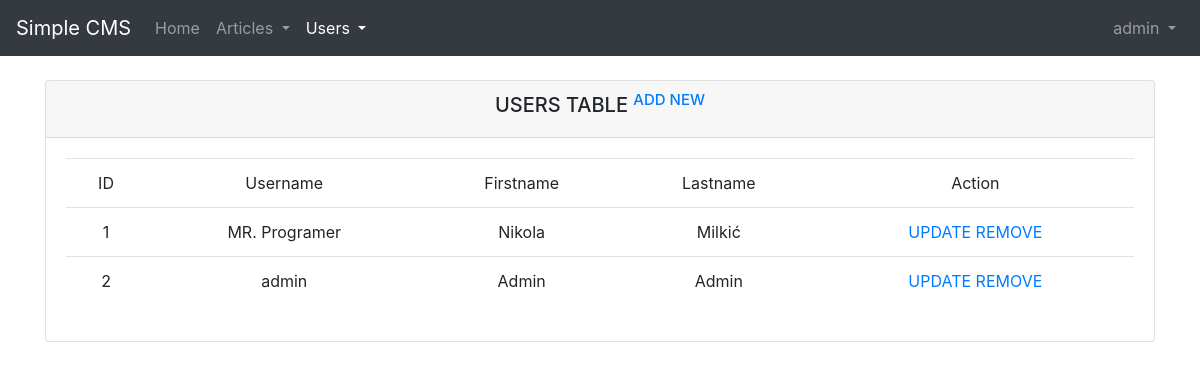
The page /users.php (signed in) on the database its author committed.
### tables this page shows
CREATE TABLE `users` (
  `ID` int(11) NOT NULL,
  `username` varchar(20) NOT NULL,
  `password` varchar(255) NOT NULL,
  `firstname` varchar(25) NOT NULL,
  `lastname` varchar(25) NOT NULL,
  `email` varchar(45) NOT NULL,
  `role` int(11) NOT NULL DEFAULT '1',
  `nickname` varchar(25) DEFAULT NULL,
  `avatar` varchar(255) DEFAULT NULL,
  `registred_at` timestamp NOT NULL DEFAULT CURRENT_TIMESTAMP
);

### config.php (called while the page is built, shortened)
<?php
	require_once 'includes/user.class.php';
	$User_Class = new \site\userClass\user();
	$User_Class->getUserData();
?>

### includes/db.class.php (called while the page is built, shortened)
<?php
	class connection {
		private static $conn, $db_name;
		public static function Select($query, $database = db_name) {
			$result = self::$conn->query($query);
			return $result;
		}
		public static function OpenConnection() {
			self::$conn = new \mysqli(db_host, db_user, db_pass, db_name);
		}
	}
?>

### includes/user.class.php (called while the page is built, shortened)
<?php
	require_once 'includes/db.class.php';
	class user {
		public function getUserData($userID = null) {
			if ($userID === null) {
				$query = sprintf("SELECT * FROM users WHERE ID = '%s'", $_SESSION['user']);
			} else {
				$query = sprintf("SELECT * FROM users WHERE ID = '%s'", $userID);
			}
			$result = connection::Select($query);
		}
		public function getUsersData() {
			$query = "SELECT * FROM users";
			$result = connection::Select($query);
			return $result;
		}
	}
?>

### users.php (the view, shortened to what this page needs)
<?php
	require_once 'config.php';
	$page = "List Users";
?>
<!doctype html>
<html lang="en">
	<?php include_once 'includes/head.php'; ?>
	<body>
		<?php include_once 'includes/header.php'; ?>
		<div class="container">
			<?php
				if ($User_Class->getData['role'] >= 2) {
					echo '
						<div class="card mb-3 text-center">
							<div class="card-header">
								<h5>USERS TABLE <sup><a href="">ADD NEW</a></sup><h5>
							</div>
							<div class="card-body">
								<table class="table">
									<tr>
										<td scope="col">ID</td>
										<td scope="col">Username</td>
										<td scope="col">Firstname</td>
										<td scope="col">Lastname</td>
										<td scope="col">Action</td>
									</tr>';
									$result = $User_Class->getUsersData();
									while ($Users_Data = $result->fetch_assoc()) {
										echo '
											<tr>
												<td scope="row">'. $Users_Data['ID'] .'</td>
												<td>'. $Users_Data['username'] .'</td>
												<td>'. $Users_Data['firstname'] .'</td>
												<td>'. $Users_Data['lastname'] .'</td>
												<td><a href="">UPDATE</a> <a href="">REMOVE</a></td>
											</tr>';
									}
					echo '
							</table>
						</div>
					</div>';
				}
			?>
		</div>
	</body>
</html>

### includes/header.php (shortened to what this page needs)
<nav class="navbar navbar-expand-lg navbar-dark bg-dark mb-4">
	<a class="navbar-brand" href="/home">Simple CMS</a>
	<div class="collapse navbar-collapse" id="navbarNav">
		<ul class="navbar-nav">
			<li class="nav-item <?php echo ($page === 'Home Page') ? 'active' : '' ; ?>">
				<a class="nav-link" href="<?php echo URL; ?>/home">Home <span class="sr-only">(current)</span></a>
			</li>
			<li class="nav-item dropdown <?php echo ($page === 'List Articles') ? 'active' : '' ; ?>">
				<a class="nav-link dropdown-toggle" href="#" id="navbarDropdown" role="button" data-toggle="dropdown" aria-haspopup="true" aria-expanded="false">
					Articles
				</a>
			</li>
			<?php
				$active = ($page === "List Users") ? "active" : "";
				if ($User_Class->getData['role'] >= 2) {
					echo '
						<li class="nav-item dropdown '. $active .'">
							<a class="nav-link dropdown-toggle" href="#" id="navbarDropdown" role="button" data-toggle="dropdown" aria-haspopup="true" aria-expanded="false">
								Users
							</a>
							<div class="dropdown-menu dropdown-menu-right" aria-labelledby="navbarDropdown">
								<a class="dropdown-item" href="'. URL .'/users">List All</a>
								<a class="dropdown-item disabled" href="#">New User</a>
							</div>
						</li>';
				}
			?>
		</ul>
		<ul class="nav navbar-nav ml-auto">
			<li class="nav-item dropdown <?php echo ($page === 'Profile') ? 'active' : '' ; ?>">
				<a class="nav-link dropdown-toggle" href="#" id="navbarDropdown" role="button" data-toggle="dropdown" aria-haspopup="true" aria-expanded="false">
					<?php echo $User_Class->getData['username']; ?>
				</a>
			</li>
		</ul>
	</div>
</nav>

### rows shown on the page
users: username "admin", ID "2", firstname "Admin", lastname "Admin"
users: ID "1", username "MR. Programer", firstname "Nikola", lastname "Milkić"
